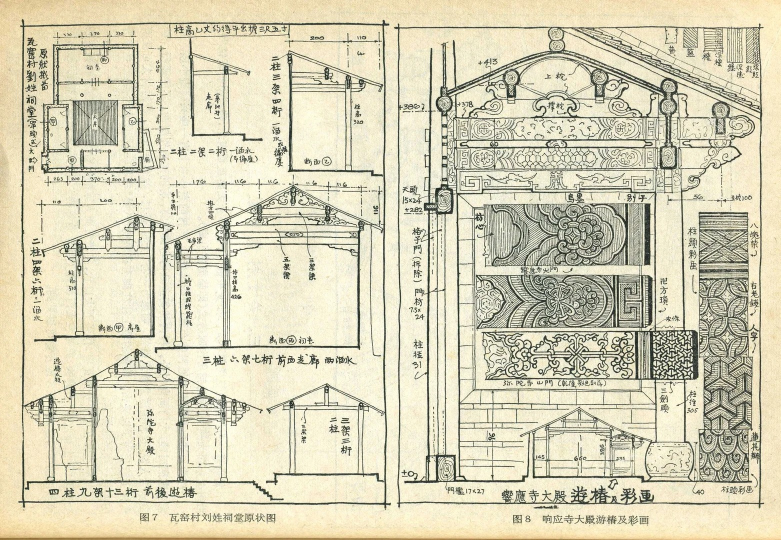
#> input picture tiles-mother/09b-eaves-detail/references/L8.jpg, 1562 x 1080 px (shown at 1/2 size)
$ python trace_paint.py
#> lines starting #> are read from the running program, lines starting #| are printed output that depends on the picture; after the words box and inside, x2 and y2 are one past the last pixel; in counts of white or black regions, pixels touching at a corner belong together
from pathlib import Path
import cv2,json,numpy as np
H=Path(__file__).parent
im=cv2.imdecode(np.fromfile(str(H/'references/L8.jpg'),dtype=np.uint8),cv2.IMREAD_COLOR)[45:1025,800:1525]
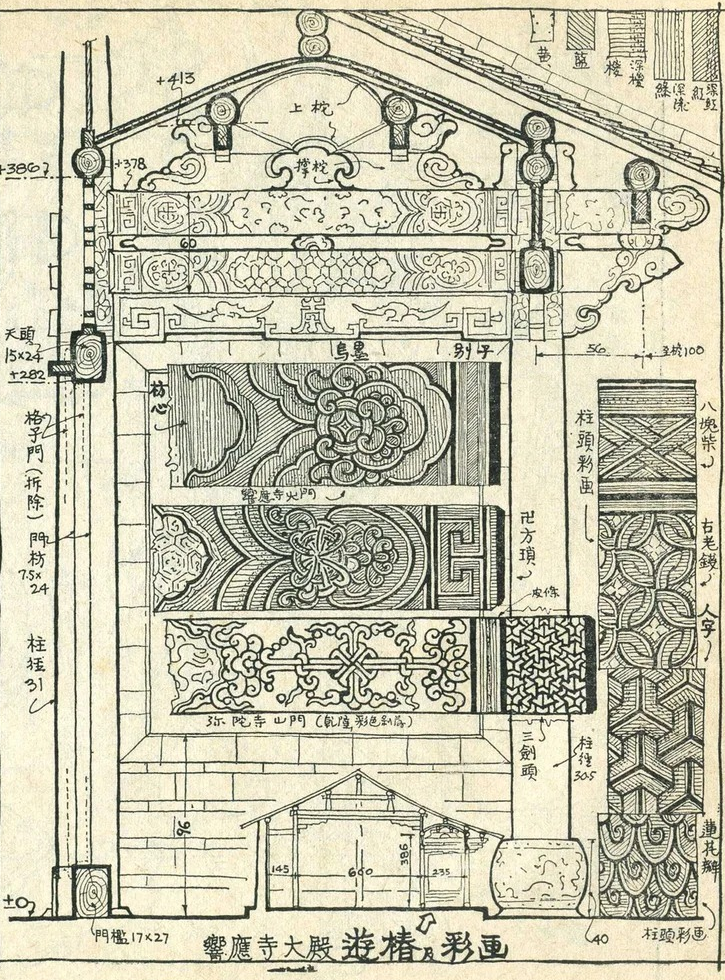
#> im: shape (980, 725, 3); mean B, G, R 173.4, 196, 198.5
regions={'band0':[114,193,632,233],'band1':[116,258,632,291],'band2':[115,302,632,337]}
out={}
for key,(x0,y0,x1,y1) in regions.items():
 g=cv2.cvtColor(im[y0:y1,x0:x1],cv2.COLOR_BGR2GRAY)
 mask=cv2.adaptiveThreshold(g,255,cv2.ADAPTIVE_THRESH_GAUSSIAN_C,cv2.THRESH_BINARY_INV,17,9)
 contours,h=cv2.findContours(mask,cv2.RETR_CCOMP,cv2.CHAIN_APPROX_SIMPLE)
 polys=[]
 if h is not None:
  for i,c in enumerate(contours):
   if h[0,i,3]>=0 or cv2.contourArea(c)<1.5:continue
   def ring(c):return (cv2.approxPolyDP(c,.35,True).reshape(-1,2)+np.array([x0,y0])).tolist()
   rings=[ring(c)];j=h[0,i,2]
   while j>=0:
    if cv2.contourArea(contours[j])>1:rings.append(ring(contours[j]))
    j=h[0,j,0]
   polys.append(rings)
 out[key]={'roi':regions[key],'polygons':polys,'status':'source black ink, not original paint color or carved relief'}
#> this loop made 3 passes
#> pass 1, `g=cv2.cvtColor(im[y0:y1,x0:x1],cv2.COLOR_BGR2GRAY)`:
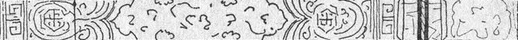
#> g: shape (40, 518); min 25, max 254, mean 205.1
#> pass 1, `mask=cv2.adaptiveThreshold(g,255,cv2.ADAPTIVE_THRESH_GAUSSIAN_C,cv2.TH..`:
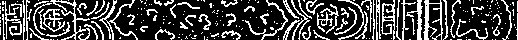
#> mask: shape (40, 518); 26% white in thin lines or dots
#> pass 2, `g=cv2.cvtColor(im[y0:y1,x0:x1],cv2.COLOR_BGR2GRAY)`:
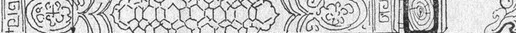
#> g: shape (33, 516); min 23, max 254, mean 198.3
#> pass 2, `mask=cv2.adaptiveThreshold(g,255,cv2.ADAPTIVE_THRESH_GAUSSIAN_C,cv2.TH..`:
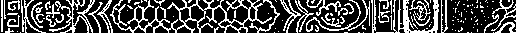
#> mask: shape (33, 516); 29.8% white in thin lines or dots
#> after the loop:
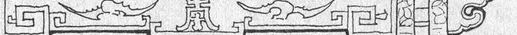
#> g: shape (35, 517); min 20, max 254, mean 201.7
#> after the loop:
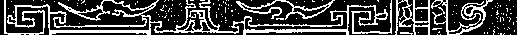
#> mask: shape (35, 517); 26.9% white in thin lines or dots
#> after the loop, out = 3 items
(H/'paint-curves.json').write_text(json.dumps(out,ensure_ascii=False,separators=(',',':')),encoding='utf-8')
print('Paint regions',len(out),'polygons',sum(len(x['polygons'])for x in out.values()))
#| Paint regions 3 polygons 146

$ run again, with tiles-mother/09b-eaves-detail/references/L5.jpg copied over tiles-mother/09b-eaves-detail/references/L8.jpg
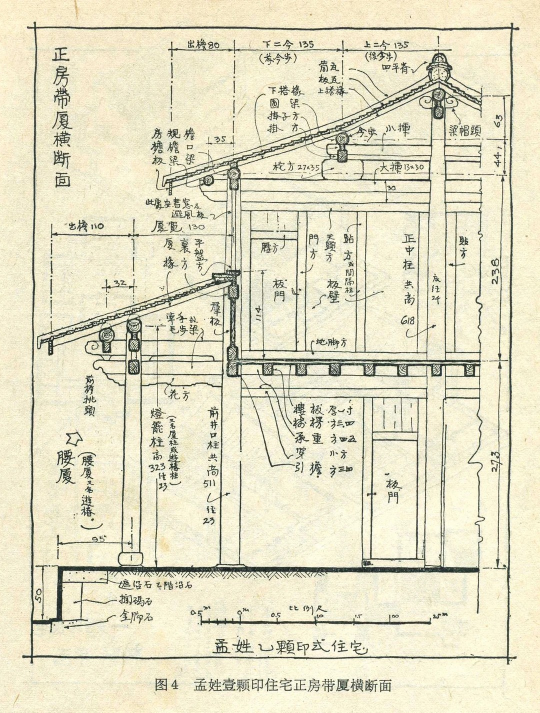
#> input picture tiles-mother/09b-eaves-detail/references/L5.jpg, 1080 x 1425 px (shown at 1/2 size)
#> the loop `for key,(x0,y0,x1,y1) in regions.items():` made 3 passes
#> pass 1, `mask=cv2.adaptiveThreshold(g,255,cv2.ADAPTIVE_THRESH_GAUSSIAN_C,cv2.TH..`:
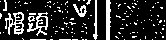
#> mask: shape (40, 166); 16.9% white in thin lines or dots
#> after the loop `for key,(x0,y0,x1,y1) in regions.items():`:
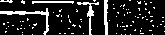
#> mask: shape (35, 165); 13.8% white in thin lines or dots
#> after the loop `for key,(x0,y0,x1,y1) in regions.items():`: out = 3 items
#| Paint regions 3 polygons 45
